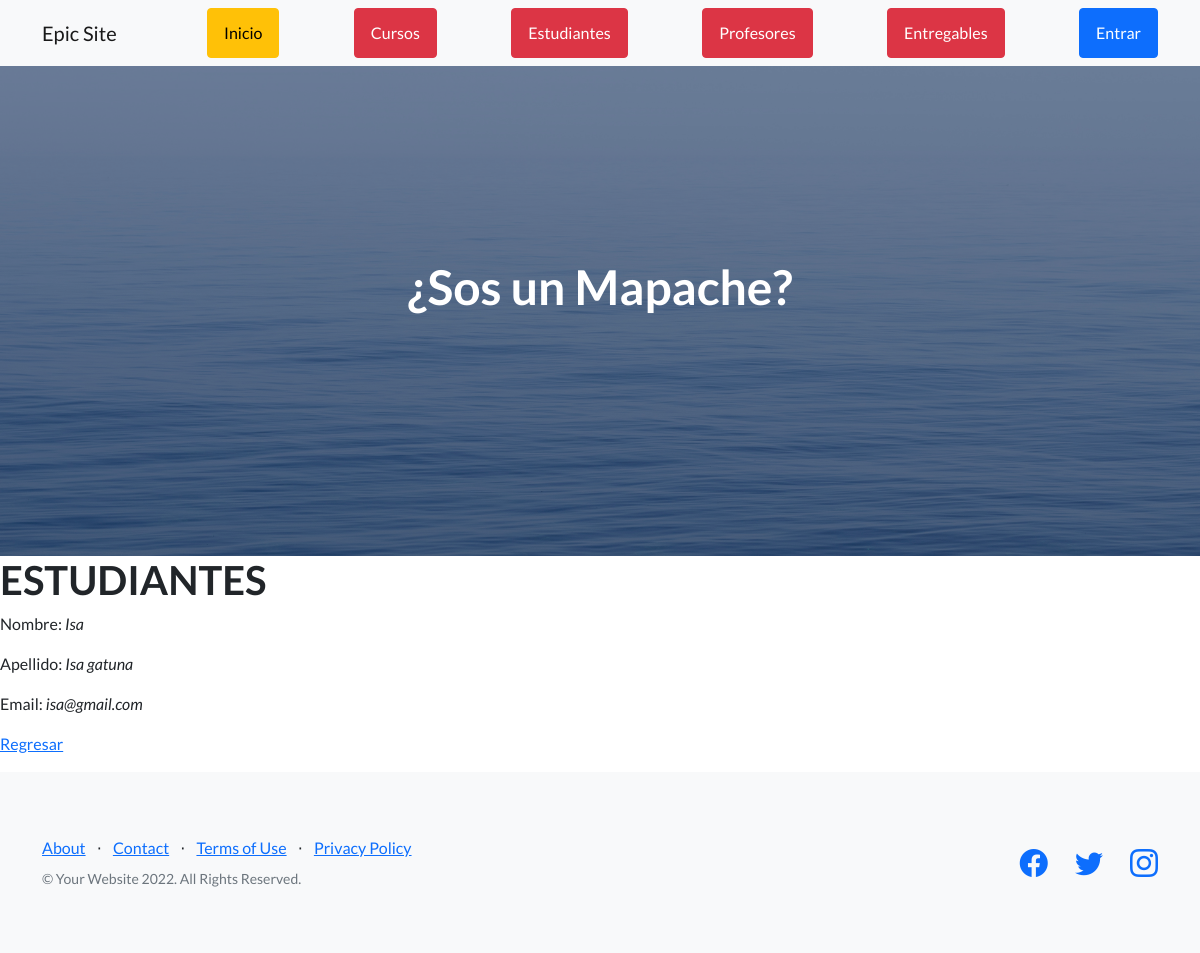
Page /AppCoder/estudiante/1 on the committed database.
### AppCoder/models.py (models this page shows, shortened)
class Estudiante(models.Model):
    nombre= models.CharField(max_length=50)
    apellido = models.CharField(max_length=50)
    email = models.CharField(max_length=50)

### AppCoder/views.py (the view)
# urls.py: path('estudiante/<pk>',EstudianteDetalle.as_view(),name='estudiante_detalle'),
class EstudianteDetalle(DetailView):
    model = Estudiante
    template_name = 'AppCoder/estudiante_detalle.html'

### AppCoder/templates/AppCoder/estudiante_detalle.html
{% extends "AppCoder/padre.html" %}
{% load static %}
{% block contenidoQueCambia %}
<h1>ESTUDIANTES</h1>
<p>Nombre: <i>{{estudiante.nombre}}</i></p>
<p>Apellido: <i>{{estudiante.apellido}}</i></p>
<p>Email: <i>{{estudiante.email}}</i></p>
<p>
    <a href="{% url 'estudiante_listar' %}">Regresar</a>
</p>
{% endblock %}

### rows in the picture
Estudiante: nombre "Isa", apellido "Isa gatuna", email "isa@gmail.com"
